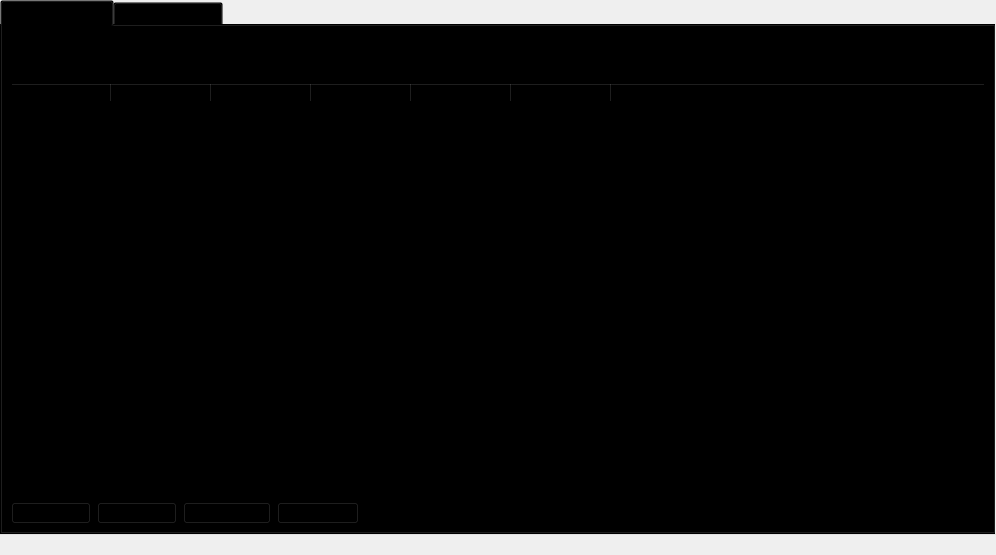
<?xml version="1.0" encoding="UTF-8"?>
<ui version="4.0">
 <class>MasternodeList</class>
 <widget class="QWidget" name="MasternodeList">
  <property name="geometry">
   <rect>
    <x>0</x>
    <y>0</y>
    <width>996</width>
    <height>555</height>
   </rect>
  </property>
  <property name="windowTitle">
   <string>Form</string>
  </property>
  <layout class="QVBoxLayout" name="topLayout">
   <property name="leftMargin">
    <number>0</number>
   </property>
   <property name="topMargin">
    <number>0</number>
   </property>
   <property name="rightMargin">
    <number>0</number>
   </property>
   <property name="bottomMargin">
    <number>0</number>
   </property>
   <item>
    <layout class="QVBoxLayout" name="verticalLayout">
     <property name="bottomMargin">
      <number>0</number>
     </property>
     <item>
      <widget class="QTabWidget" name="tabWidget">
       <property name="styleSheet">
        <string notr="true">background-color: transparent;</string>
       </property>
       <property name="currentIndex">
        <number>0</number>
       </property>
       <widget class="QWidget" name="tabMyMasternodes">
        <property name="styleSheet">
         <string notr="true"/>
        </property>
        <attribute name="title">
         <string>My Masternodes</string>
        </attribute>
        <layout class="QGridLayout" name="gridLayout_2">
         <item row="0" column="0">
          <layout class="QVBoxLayout" name="verticalLayout_2">
           <property name="bottomMargin">
            <number>0</number>
           </property>
           <item>
            <layout class="QHBoxLayout" name="horizontalLayout_note">
             <property name="bottomMargin">
              <number>0</number>
             </property>
             <item>
              <widget class="QLabel" name="updateNote">
               <property name="text">
                <string>Note: Status of your masternodes in local wallet can potentially be slightly incorrect.&lt;br /&gt;Always wait for wallet to sync additional data and then double check from another node&lt;br /&gt;if your node should be running but you still see &quot;MISSING&quot; in &quot;Status&quot; field.</string>
               </property>
              </widget>
             </item>
            </layout>
           </item>
           <item>
            <widget class="QTableWidget" name="tableWidgetMyMasternodes">
             <property name="minimumSize">
              <size>
               <width>695</width>
               <height>0</height>
              </size>
             </property>
             <property name="styleSheet">
              <string notr="true"/>
             </property>
             <property name="editTriggers">
              <set>QAbstractItemView::NoEditTriggers</set>
             </property>
             <property name="alternatingRowColors">
              <bool>false</bool>
             </property>
             <property name="selectionMode">
              <enum>QAbstractItemView::SingleSelection</enum>
             </property>
             <property name="selectionBehavior">
              <enum>QAbstractItemView::SelectRows</enum>
             </property>
             <property name="showGrid">
              <bool>false</bool>
             </property>
             <property name="sortingEnabled">
              <bool>true</bool>
             </property>
             <attribute name="horizontalHeaderStretchLastSection">
              <bool>true</bool>
             </attribute>
             <column>
              <property name="text">
               <string>Alias</string>
              </property>
             </column>
             <column>
              <property name="text">
               <string>Address</string>
              </property>
             </column>
             <column>
              <property name="text">
               <string>Protocol</string>
              </property>
             </column>
             <column>
              <property name="text">
               <string>Status</string>
              </property>
             </column>
             <column>
              <property name="text">
               <string>Active</string>
              </property>
             </column>
             <column>
              <property name="text">
               <string>Last Seen (UTC)</string>
              </property>
             </column>
             <column>
              <property name="text">
               <string>Pubkey</string>
              </property>
             </column>
            </widget>
           </item>
           <item>
            <layout class="QHBoxLayout" name="horizontalLayout_5">
             <property name="bottomMargin">
              <number>0</number>
             </property>
             <item>
              <widget class="QPushButton" name="startButton">
               <property name="text">
                <string>S&amp;tart alias</string>
               </property>
              </widget>
             </item>
             <item>
              <widget class="QPushButton" name="startAllButton">
               <property name="text">
                <string>Start &amp;all</string>
               </property>
              </widget>
             </item>
             <item>
              <widget class="QPushButton" name="startMissingButton">
               <property name="text">
                <string>Start &amp;MISSING</string>
               </property>
              </widget>
             </item>
             <item>
              <widget class="QPushButton" name="UpdateButton">
               <property name="text">
                <string>&amp;Update status</string>
               </property>
              </widget>
             </item>
             <item>
              <widget class="QLabel" name="autoupdate_label">
               <property name="text">
                <string>Status will be updated automatically in (sec):</string>
               </property>
              </widget>
             </item>
             <item>
              <widget class="QLabel" name="secondsLabel">
               <property name="text">
                <string>0</string>
               </property>
              </widget>
             </item>
             <item>
              <spacer name="horizontalSpacer_5">
               <property name="orientation">
                <enum>Qt::Horizontal</enum>
               </property>
               <property name="sizeHint" stdset="0">
                <size>
                 <width>40</width>
                 <height>20</height>
                </size>
               </property>
              </spacer>
             </item>
            </layout>
           </item>
          </layout>
         </item>
        </layout>
       </widget>
       <widget class="QWidget" name="tabAllMasternodes">
        <property name="styleSheet">
         <string notr="true"/>
        </property>
        <attribute name="title">
         <string>All Masternodes</string>
        </attribute>
        <layout class="QGridLayout" name="gridLayout">
         <item row="1" column="0">
          <widget class="QTableWidget" name="tableWidgetMasternodes">
           <property name="styleSheet">
            <string notr="true">background-color: transparent;</string>
           </property>
           <property name="editTriggers">
            <set>QAbstractItemView::NoEditTriggers</set>
           </property>
           <property name="alternatingRowColors">
            <bool>false</bool>
           </property>
           <property name="selectionBehavior">
            <enum>QAbstractItemView::SelectRows</enum>
           </property>
           <property name="showGrid">
            <bool>false</bool>
           </property>
           <property name="sortingEnabled">
            <bool>true</bool>
           </property>
           <attribute name="horizontalHeaderStretchLastSection">
            <bool>true</bool>
           </attribute>
           <column>
            <property name="text">
             <string>Address</string>
            </property>
           </column>
           <column>
            <property name="text">
             <string>Protocol</string>
            </property>
           </column>
           <column>
            <property name="text">
             <string>Status</string>
            </property>
           </column>
           <column>
            <property name="text">
             <string>Active</string>
            </property>
           </column>
           <column>
            <property name="text">
             <string>Last Seen (UTC)</string>
            </property>
           </column>
           <column>
            <property name="text">
             <string>Pubkey</string>
            </property>
           </column>
          </widget>
         </item>
         <item row="0" column="0">
          <layout class="QHBoxLayout" name="horizontalLayout_3">
           <property name="bottomMargin">
            <number>0</number>
           </property>
           <item>
            <widget class="QLabel" name="label_filter">
             <property name="text">
              <string>Filter List:</string>
             </property>
            </widget>
           </item>
           <item>
            <widget class="QLineEdit" name="filterLineEdit">
             <property name="toolTip">
              <string>Filter masternode list</string>
             </property>
             <property name="styleSheet">
              <string notr="true">background-color:rgba(255,255,255,25%);</string>
             </property>
            </widget>
           </item>
           <item>
            <spacer name="horizontalSpacer_3">
             <property name="orientation">
              <enum>Qt::Horizontal</enum>
             </property>
             <property name="sizeHint" stdset="0">
              <size>
               <width>10</width>
               <height>20</height>
              </size>
             </property>
            </spacer>
           </item>
           <item>
            <widget class="QLabel" name="label_count">
             <property name="text">
              <string>Node Count:</string>
             </property>
            </widget>
           </item>
           <item>
            <widget class="QLabel" name="countLabel">
             <property name="text">
              <string>0</string>
             </property>
            </widget>
           </item>
          </layout>
         </item>
        </layout>
       </widget>
      </widget>
     </item>
     <item>
      <spacer name="horizontalSpacer0">
       <property name="orientation">
        <enum>Qt::Horizontal</enum>
       </property>
       <property name="sizeHint" stdset="0">
        <size>
         <width>40</width>
         <height>20</height>
        </size>
       </property>
      </spacer>
     </item>
    </layout>
   </item>
  </layout>
 </widget>
 <resources/>
 <connections/>
</ui>
